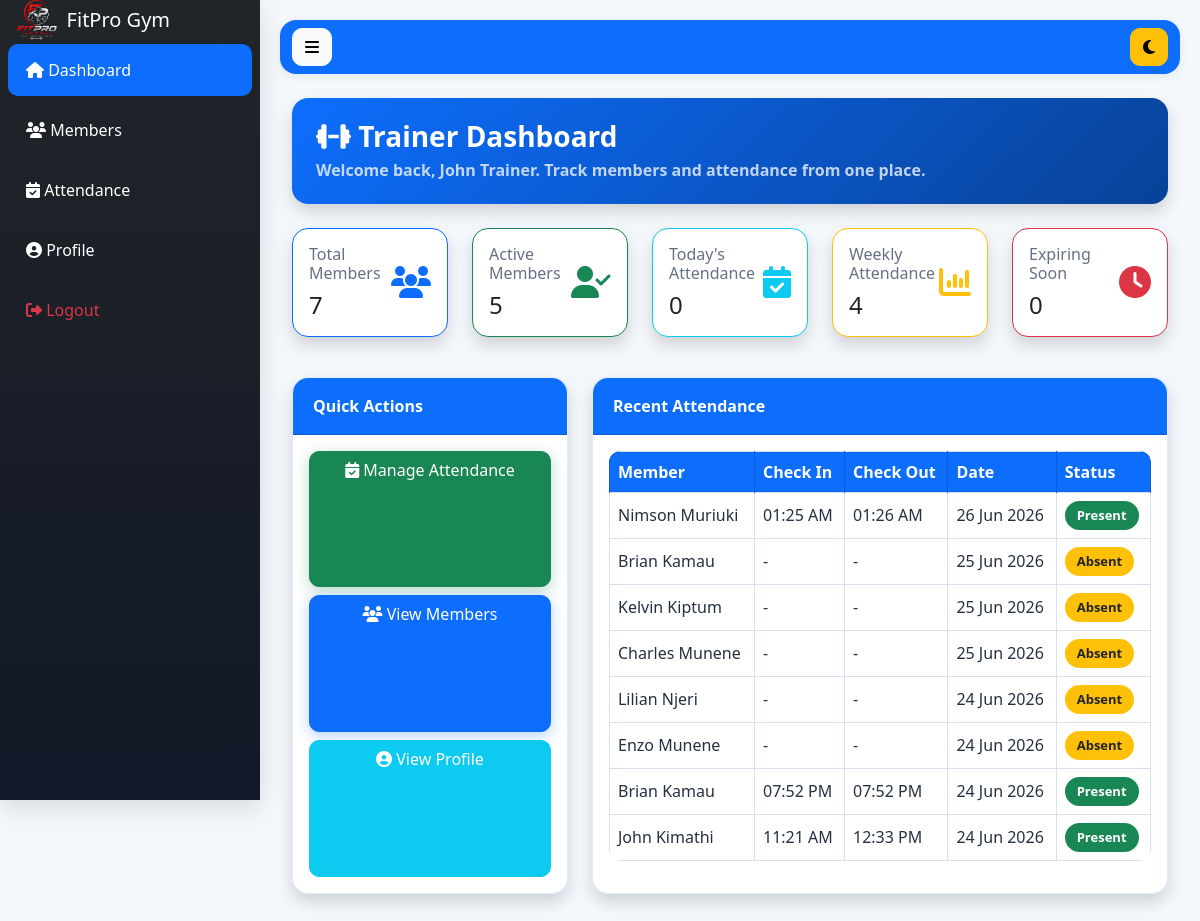
/trainer/dashboard.php (signed in), run on the app's committed database.
### tables this page shows
CREATE TABLE `attendance` (
  `id` int(11) NOT NULL,
  `member_id` int(11) DEFAULT NULL,
  `check_in` datetime DEFAULT NULL,
  `check_out` datetime DEFAULT NULL,
  `attendance_date` date DEFAULT NULL,
  `status` enum('Present','Absent') NOT NULL DEFAULT 'Present',
  `created_at` timestamp NOT NULL DEFAULT current_timestamp()
);

CREATE TABLE `members` (
  `id` int(11) NOT NULL,
  `member_code` varchar(50) DEFAULT NULL,
  `fullname` varchar(100) DEFAULT NULL,
  `gender` enum('Male','Female') DEFAULT NULL,
  `dob` date DEFAULT NULL,
  `phone` varchar(20) DEFAULT NULL,
  `email` varchar(100) DEFAULT NULL,
  `address` text DEFAULT NULL,
  `emergency_contact` varchar(20) DEFAULT NULL,
  `plan_id` int(11) DEFAULT NULL,
  `join_date` date DEFAULT NULL,
  `expiry_date` date DEFAULT NULL,
  `photo` varchar(255) DEFAULT NULL,
  `status` enum('Active','Expired','Suspended') DEFAULT 'Active',
  `plan_amount` decimal(10,2) DEFAULT 0.00,
  `amount_paid` decimal(10,2) DEFAULT 0.00,
  `balance` decimal(10,2) DEFAULT 0.00
);

### trainer/dashboard.php (the view, shortened to what this page needs)
<?php
include '../config/database.php';
$totalMembers = $conn->query("
SELECT COUNT(*) total
FROM members
")->fetch_assoc()['total'];
$activeMembers = $conn->query("
SELECT COUNT(*) total
FROM members
WHERE status='Active'
AND (expiry_date IS NULL OR expiry_date >= CURDATE())
")->fetch_assoc()['total'];
$todayAttendance = $conn->query("
SELECT COUNT(*) total
FROM attendance
WHERE attendance_date=CURDATE()
AND status='Present'
")->fetch_assoc()['total'];
$weeklyAttendance = $conn->query("
SELECT COUNT(*) total
FROM attendance
WHERE attendance_date BETWEEN DATE_SUB(CURDATE(), INTERVAL 6 DAY) AND CURDATE()
AND status='Present'
")->fetch_assoc()['total'];
$expiringSoon = $conn->query("
SELECT COUNT(*) total
FROM members
WHERE expiry_date BETWEEN CURDATE() AND DATE_ADD(CURDATE(), INTERVAL 7 DAY)
")->fetch_assoc()['total'];
$recentAttendance = $conn->query("
SELECT
a.*,
m.fullname
FROM attendance a
JOIN (
    SELECT MAX(id) id
    FROM attendance
    GROUP BY member_id, attendance_date
) latest
ON latest.id = a.id
JOIN members m
ON a.member_id = m.id
ORDER BY a.id DESC
LIMIT 8
");
include '../includes/header.php';
?>
<div class="d-flex">
<?php include '../includes/sidebar.php'; ?>
<div class="content flex-grow-1">
<?php include '../includes/navbar.php'; ?>
<div class="container-fluid mt-4">
<div class="card management-hero shadow mb-4">
<div class="card-header bg-primary text-white">
<h3 class="mb-1">
<i class="fa fa-dumbbell"></i>
Trainer Dashboard
</h3>
<p class="mb-0 opacity-75">
Welcome back, <?= htmlspecialchars($_SESSION['fullname']) ?>. Track members and attendance from one place.
</p>
</div>
</div>
<div class="row mb-4">
<?php
$cards = [
    ['Total Members', number_format($totalMembers), 'fa-users', 'primary'],
    ['Active Members', number_format($activeMembers), 'fa-user-check', 'success'],
    ["Today's Attendance", number_format($todayAttendance), 'fa-calendar-check', 'info'],
    ['Weekly Attendance', number_format($weeklyAttendance), 'fa-chart-column', 'warning'],
    ['Expiring Soon', number_format($expiringSoon), 'fa-clock', 'danger'],
];
foreach($cards as $card):
?>
<div class="col-xl col-md-4 col-sm-6 mb-3">
<div class="card shadow border-<?= $card[3] ?> h-100">
<div class="card-body d-flex justify-content-between align-items-center">
<div>
<h6 class="text-muted mb-2"><?= $card[0] ?></h6>
<h4 class="mb-0"><?= $card[1] ?></h4>
</div>
<i class="fa <?= $card[2] ?> fa-2x text-<?= $card[3] ?>"></i>
</div>
</div>
</div>
<?php endforeach; ?>
</div>
<div class="row">
<div class="col-lg-4 mb-4">
<div class="card management-panel shadow h-100">
<div class="card-header bg-primary text-white">
Quick Actions
</div>
<div class="card-body d-grid gap-2">
<a href="attendance.php" class="btn btn-success">
<i class="fa fa-calendar-check"></i>
Manage Attendance
</a>
<a href="members.php" class="btn btn-primary">
<i class="fa fa-users"></i>
View Members
</a>
<a href="profile.php" class="btn btn-info text-white">
<i class="fa fa-user-circle"></i>
View Profile
</a>
</div>
</div>
</div>
<div class="col-lg-8 mb-4">
<div class="card management-panel shadow h-100">
<div class="card-header bg-primary text-white">
Recent Attendance
</div>
<div class="card-body">
<div class="table-responsive">
<table class="table table-bordered table-hover align-middle management-table">
<thead>
<tr>
<th>Member</th>
<th>Check In</th>
<th>Check Out</th>
<th>Date</th>
<th>Status</th>
</tr>
</thead>
<tbody>
<?php if($recentAttendance->num_rows > 0): ?>
<?php while($row = $recentAttendance->fetch_assoc()): ?>
<tr>
<td><?= htmlspecialchars($row['fullname']) ?></td>
<td><?= $row['check_in'] ? date('h:i A', strtotime($row['check_in'])) : '-' ?></td>
<td><?= $row['check_out'] ? date('h:i A', strtotime($row['check_out'])) : '-' ?></td>
<td><?= date('d M Y', strtotime($row['attendance_date'])) ?></td>
<td>
<span class="badge <?= $row['status'] == 'Present' ? 'bg-success' : 'bg-warning text-dark' ?>">
<?= htmlspecialchars($row['status']) ?>
</span>
</td>
</tr>
<?php endwhile; ?>
<?php endif; ?>
</tbody>
</table>
</div>
</div>
</div>
</div>
</div>
</div>
</div>
</div>
<?php include '../includes/footer.php'; ?>

### assets/css/style.css (style rules this page uses)
:root { --primary:#0d6efd; --secondary:#6c757d; --success:#198754; --danger:#dc3545; --warning:#ffc107; --info:#0dcaf0; --dark:#212529; --light:#f8f9fa; --white:#ffffff; --shadow-sm:0 2px 10px rgba(0,0,0,.08); --shadow-md:0 8px 25px rgba(0,0,0,.12); --shadow-lg:0 15px 35px rgba(0,0,0,.15); --radius:16px; }
* { margin:0; padding:0; box-sizing:border-box; }
html { scroll-behavior:smooth; }
body { font-family:'Segoe UI',sans-serif; background:#f4f7fb; color:#243041; overflow-x:hidden; }
a { color:#0d6efd; }
.text-muted { color:#667085 !important; }
.content { margin-left:260px; width:calc(100% - 260px); padding:20px; }
.card { border:1px solid rgba(15,23,42,.08); border-radius:var(--radius); box-shadow:var(--shadow-sm); overflow:hidden; transition:.3s ease; background:white; }
.card-header { font-weight:600; }
.management-hero { border:0; }
.management-hero .card-header { padding:22px 24px; background:linear-gradient(135deg,#0d6efd,#084298) !important; border:0; }
.management-hero h3 { font-weight:700; letter-spacing:0; }
.management-panel { border:1px solid rgba(13,110,253,.12); }
.management-panel > .card-header { padding:16px 20px; }
.btn { border-radius:10px; transition:.3s; }
.btn-primary { box-shadow:0 4px 15px rgba(13,110,253,.3); }
.btn-success { box-shadow:0 4px 15px rgba(25,135,84,.3); }
.table { border-radius:12px; overflow:hidden; --bs-table-bg:#ffffff; --bs-table-color:#243041; --bs-table-striped-bg:#f7faff; --bs-table-striped-color:#243041; --bs-table-hover-bg:#eef5ff; --bs-table-hover-color:#243041; --bs-table-border-color:#d7e0ee; }
.table thead { background:#212529; color:white; }
.table tbody tr { transition:.2s; }
.table td, .table th { vertical-align:middle; }
.table.management-table thead th { background:#0d6efd; color:white; border-color:#0b5ed7; }
.badge { padding:8px 12px; border-radius:30px; font-size:13px; }

### data on the page
attendance: member.fullname "Nimson Muriuki", check_in "01:25 AM", check_out "01:26 AM", attendance_date "26 Jun 2026", status "Present"
attendance: member.fullname "Brian Kamau", attendance_date "25 Jun 2026", status "Absent"
attendance: member.fullname "Kelvin Kiptum", attendance_date "25 Jun 2026", status "Absent"
attendance: member.fullname "Charles Munene", attendance_date "25 Jun 2026", status "Absent"
attendance: member.fullname "Lilian Njeri", attendance_date "24 Jun 2026", status "Absent"
attendance: member.fullname "Enzo Munene", attendance_date "24 Jun 2026", status "Absent"
attendance: member.fullname "Brian Kamau", check_in "07:52 PM", check_out "07:52 PM", attendance_date "24 Jun 2026", status "Present"
attendance: member.fullname "John Kimathi", check_in "11:21 AM", check_out "12:33 PM", attendance_date "24 Jun 2026", status "Present"

### other printed values
$_SESSION['fullname'] "John Trainer"
$card[0] "Total Members"
$card[1] "7"
$card[0] "Active Members"
$card[1] "5"
$card[0] "Today's Attendance"
$card[1] "0"
$card[0] "Weekly Attendance"
$card[1] "4"
$card[0] "Expiring Soon"
